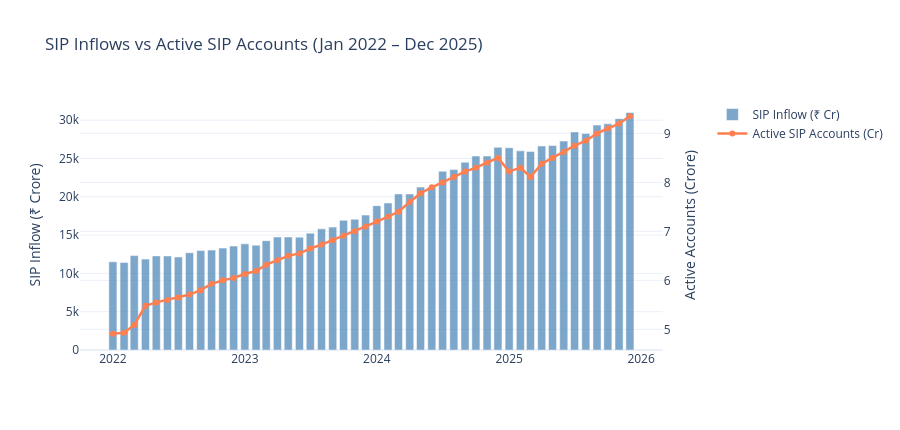

The code cell stored with this chart in its notebook:
### Markdown cell above
## Chart 10 — SIP Active Accounts Growth (Dual Axis)
SIP inflow (bars) vs active accounts (line) — both growing strongly.

### Code cell
fig = make_subplots(specs=[[{'secondary_y': True}]])

fig.add_trace(
    go.Bar(x=sip['month'], y=sip['sip_inflow_crore'],
           name='SIP Inflow (₹ Cr)', marker_color='steelblue', opacity=0.7,
           hovertemplate='Inflow: ₹%{y:,.0f} Cr<extra></extra>'),
    secondary_y=False
)
fig.add_trace(
    go.Scatter(x=sip['month'], y=sip['active_sip_accounts_crore'],
               name='Active SIP Accounts (Cr)', mode='lines+markers',
               line=dict(color='coral', width=2.5),
               hovertemplate='Accounts: %{y:.2f} Cr<extra></extra>'),
    secondary_y=True
)
fig.update_layout(
    title='SIP Inflows vs Active SIP Accounts (Jan 2022 – Dec 2025)',
    height=430, template='plotly_white', hovermode='x unified'
)
fig.update_yaxes(title_text='SIP Inflow (₹ Crore)', secondary_y=False)
fig.update_yaxes(title_text='Active Accounts (Crore)', secondary_y=True)
fig.write_image(str(CHART_DIR / 'chart_10_sip_accounts.png'), width=1200, height=430)
fig.show()
print(' Chart 10 saved')

### Figure 1 — Plotly figure (JSON) as saved in the notebook; plotly's stock layout.template omitted (floating-point values rounded to 4 significant figures)
{"data": [{"hovertemplate": "Inflow: ₹%{y:,.0f} Cr<extra></extra>", "marker": {"color": "steelblue"}, "name": "SIP Inflow (₹ Cr)", "opacity": 0.7, "type": "bar", "x": ["2022-01-01T00:00:00", "2022-02-01T00:00:00", "2022-03-01T00:00:00", "2022-04-01T00:00:00", "2022-05-01T00:00:00", "2022-06-01T00:00:00", "2022-07-01T00:00:00", "2022-08-01T00:00:00", "2022-09-01T00:00:00", "2022-10-01T00:00:00", "2022-11-01T00:00:00", "2022-12-01T00:00:00", "2023-01-01T00:00:00", "2023-02-01T00:00:00", "2023-03-01T00:00:00", "2023-04-01T00:00:00", "2023-05-01T00:00:00", "2023-06-01T00:00:00", "2023-07-01T00:00:00", "2023-08-01T00:00:00", "2023-09-01T00:00:00", "2023-10-01T00:00:00", "2023-11-01T00:00:00", "2023-12-01T00:00:00", "2024-01-01T00:00:00", "2024-02-01T00:00:00", "2024-03-01T00:00:00", "2024-04-01T00:00:00", "2024-05-01T00:00:00", "2024-06-01T00:00:00", "2024-07-01T00:00:00", "2024-08-01T00:00:00", "2024-09-01T00:00:00", "2024-10-01T00:00:00", "2024-11-01T00:00:00", "2024-12-01T00:00:00", "2025-01-01T00:00:00", "2025-02-01T00:00:00", "2025-03-01T00:00:00", "2025-04-01T00:00:00", "2025-05-01T00:00:00", "2025-06-01T00:00:00", "2025-07-01T00:00:00", "2025-08-01T00:00:00", "2025-09-01T00:00:00", "2025-10-01T00:00:00", "2025-11-01T00:00:00", "2025-12-01T00:00:00"], "xaxis": "x", "y": [11517, 11438, 12328, 11863, 12286, 12276, 12140, 12694, 12976, 13040, 13306, 13573, 13856, 13687, 14276, 14749, 14749, 14734, 15245, 15814, 16042, 16928, 17073, 17610, 18838, 19187, 20371, 20371, 21262, 21262, 23332, 23547, 24509, 25323, 25320, 26459, 26400, 25999, 25926, 26632, 26688, 27274, 28464, 28265, 29361, 29529, 30200, 31002], "yaxis": "y"}, {"hovertemplate": "Accounts: %{y:.2f} Cr<extra></extra>", "line": {"color": "coral", "width": 2.5}, "mode": "lines+markers", "name": "Active SIP Accounts (Cr)", "type": "scatter", "x": ["2022-01-01T00:00:00", "2022-02-01T00:00:00", "2022-03-01T00:00:00", "2022-04-01T00:00:00", "2022-05-01T00:00:00", "2022-06-01T00:00:00", "2022-07-01T00:00:00", "2022-08-01T00:00:00", "2022-09-01T00:00:00", "2022-10-01T00:00:00", "2022-11-01T00:00:00", "2022-12-01T00:00:00", "2023-01-01T00:00:00", "2023-02-01T00:00:00", "2023-03-01T00:00:00", "2023-04-01T00:00:00", "2023-05-01T00:00:00", "2023-06-01T00:00:00", "2023-07-01T00:00:00", "2023-08-01T00:00:00", "2023-09-01T00:00:00", "2023-10-01T00:00:00", "2023-11-01T00:00:00", "2023-12-01T00:00:00", "2024-01-01T00:00:00", "2024-02-01T00:00:00", "2024-03-01T00:00:00", "2024-04-01T00:00:00", "2024-05-01T00:00:00", "2024-06-01T00:00:00", "2024-07-01T00:00:00", "2024-08-01T00:00:00", "2024-09-01T00:00:00", "2024-10-01T00:00:00", "2024-11-01T00:00:00", "2024-12-01T00:00:00", "2025-01-01T00:00:00", "2025-02-01T00:00:00", "2025-03-01T00:00:00", "2025-04-01T00:00:00", "2025-05-01T00:00:00", "2025-06-01T00:00:00", "2025-07-01T00:00:00", "2025-08-01T00:00:00", "2025-09-01T00:00:00", "2025-10-01T00:00:00", "2025-11-01T00:00:00", "2025-12-01T00:00:00"], "xaxis": "x", "y": [4.91, 4.93, 5.09, 5.48, 5.55, 5.6, 5.65, 5.71, 5.8, 5.93, 6.0, 6.05, 6.13, 6.19, 6.32, 6.41, 6.5, 6.55, 6.65, 6.73, 6.82, 6.91, 7.0, 7.1, 7.2, 7.3, 7.4, 7.6, 7.78, 7.9, 8.0, 8.11, 8.22, 8.3, 8.4, 8.5, 8.22, 8.3, 8.11, 8.38, 8.5, 8.62, 8.75, 8.85, 9.0, 9.1, 9.2, 9.35], "yaxis": "y2"}], "layout": {"height": 430, "hovermode": "x unified", "title": {"text": "SIP Inflows vs Active SIP Accounts (Jan 2022 – Dec 2025)"}, "xaxis": {"anchor": "y", "domain": [0, 0.94]}, "yaxis": {"anchor": "x", "domain": [0, 1], "title": {"text": "SIP Inflow (₹ Crore)"}}, "yaxis2": {"anchor": "x", "overlaying": "y", "side": "right", "title": {"text": "Active Accounts (Crore)"}}}}
